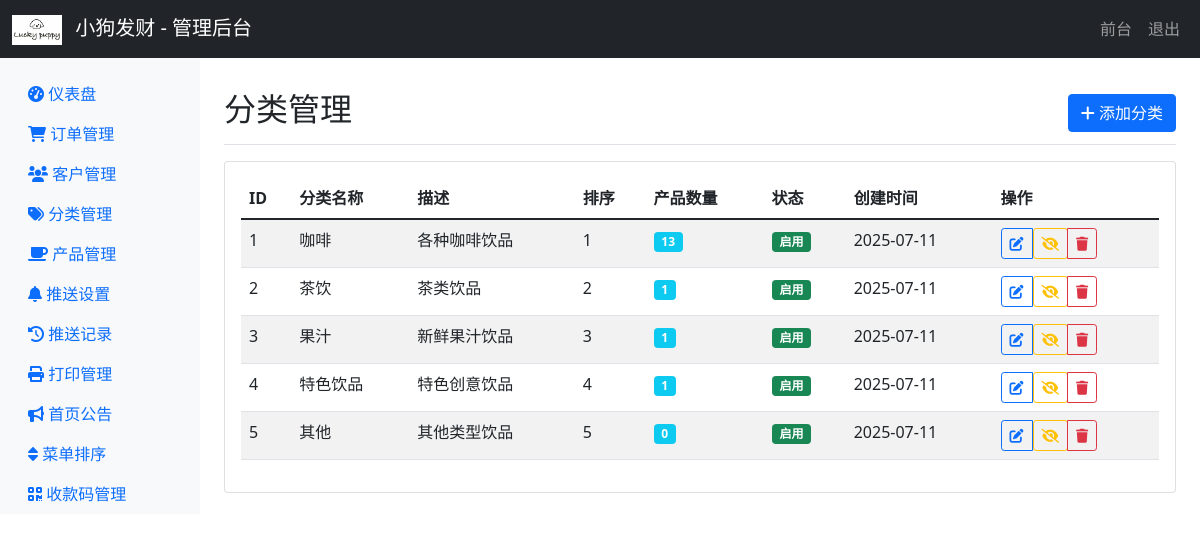
/admin/categories (signed in), run on the app's committed database.
### app/models.py (models this page shows, shortened)
class MenuConfig(db.Model):
    id = db.Column(db.Integer, primary_key=True)
    menu_key = db.Column(db.String(50), unique=True, nullable=False)  # 菜单唯一标识
    menu_name = db.Column(db.String(100), nullable=False)  # 菜单显示名称
    menu_icon = db.Column(db.String(50), nullable=False)  # 菜单图标
    menu_url = db.Column(db.String(200), nullable=True)  # 菜单链接
    parent_key = db.Column(db.String(50), nullable=True)  # 父菜单标识
    sort_order = db.Column(db.Integer, default=0)  # 排序顺序
    is_active = db.Column(db.Boolean, default=True)  # 是否启用
    is_visible = db.Column(db.Boolean, default=True)  # 是否显示
    created_at = db.Column(db.DateTime, default=datetime.utcnow)
    updated_at = db.Column(db.DateTime, default=datetime.utcnow, onupdate=datetime.utcnow)

class Category(db.Model):
    id = db.Column(db.Integer, primary_key=True)
    name = db.Column(db.String(50), unique=True, nullable=False)
    description = db.Column(db.Text, nullable=True)
    sort_order = db.Column(db.Integer, default=0)  # 排序顺序
    is_active = db.Column(db.Boolean, default=True)
    created_at = db.Column(db.DateTime, default=datetime.utcnow)

### app/admin/routes.py (the view)
@bp.route('/categories')
@admin_required
def categories():
    page = request.args.get('page', 1, type=int)
    categories_pagination = Category.query.order_by(Category.sort_order, Category.created_at).paginate(
        page=page, per_page=10, error_out=False
    )
    for category in categories_pagination.items:
        category.product_count = DrinkProduct.query.filter_by(category_id=category.id).count()
    return render_template('admin/categories.html', categories=categories_pagination)

### app/__init__.py (called while the page is built)
def create_app():
    app = Flask(__name__, template_folder='../templates', static_folder='../static')
    app.config.from_object(Config)
    from app.models import db
    db.init_app(app)
    from app.main import bp as main_bp
    app.register_blueprint(main_bp)
    from app.admin import bp as admin_bp
    app.register_blueprint(admin_bp, url_prefix='/admin')
    from app.admin.print_routes import bp as print_bp
    app.register_blueprint(print_bp)
    @app.template_global()
    def get_admin_menu_items():
        from app.models import MenuConfig
        try:
            menus = MenuConfig.query.filter_by(is_active=True, is_visible=True).order_by(MenuConfig.sort_order).all()
            return menus
        except:
            return []
    return app

### app/admin/routes.py (called while the page is built)
def admin_required(f):
    @wraps(f)
    def decorated_function(*args, **kwargs):
        if not session.get('is_admin'):
            flash('请先登录管理员账户', 'error')
            return redirect(url_for('admin.login'))
        return f(*args, **kwargs)
    return decorated_function

### templates/admin/categories.html (shortened to what this page needs)
{% extends "admin/base.html" %}
{% block content %}
<div class="d-flex justify-content-between flex-wrap flex-md-nowrap align-items-center pt-3 pb-2 mb-3 border-bottom">
    <h1 class="h2">分类管理</h1>
    <div>
        <a href="{{ url_for('admin.add_category') }}" class="btn btn-primary">
            <i class="fas fa-plus"></i> 添加分类
        </a>
    </div>
</div>
<div class="card">
    <div class="card-body">
        {% if categories.items %}
            <div class="table-responsive">
                <table class="table table-striped">
                    <thead>
                        <tr>
                            <th>ID</th>
                            <th>分类名称</th>
                            <th>描述</th>
                            <th>排序</th>
                            <th>产品数量</th>
                            <th>状态</th>
                            <th>创建时间</th>
                            <th>操作</th>
                        </tr>
                    </thead>
                    <tbody>
                        {% for category in categories.items %}
                        <tr>
                            <td>{{ category.id }}</td>
                            <td>{{ category.name }}</td>
                            <td>{{ category.description[:50] + '...' if category.description and category.description|length > 50 else category.description or '无' }}</td>
                            <td>{{ category.sort_order }}</td>
                            <td>
                                <span class="badge bg-info">{{ category.product_count }}</span>
                            </td>
                            <td>
                                {% if category.is_active %}
                                    <span class="badge bg-success">启用</span>
                                {% else %}
                                    <span class="badge bg-secondary">禁用</span>
                                {% endif %}
                            </td>
                            <td>{{ category.created_at.strftime('%Y-%m-%d') }}</td>
                            <td>
                                <div class="btn-group" role="group">
                                    <a href="{{ url_for('admin.edit_category', category_id=category.id) }}"
                                       class="btn btn-sm btn-outline-primary" title="编辑">
                                        <i class="fas fa-edit"></i>
                                    </a>
                                    <form method="POST" action="{{ url_for('admin.toggle_category_status', category_id=category.id) }}"
                                          style="display: inline;">
                                        <button type="submit" class="btn btn-sm btn-outline-warning"
                                                title="{{ '禁用' if category.is_active else '启用' }}">
                                            <i class="fas fa-{{ 'eye-slash' if category.is_active else 'eye' }}"></i>
                                        </button>
                                    </form>
                                    <button type="button" class="btn btn-sm btn-outline-danger"
                                            onclick="confirmDelete({{ category.id }}, '{{ category.name }}')" title="删除">
                                        <i class="fas fa-trash"></i>
                                    </button>
                                </div>
                            </td>
                        </tr>
                        {% endfor %}
                    </tbody>
                </table>
            </div>
        {% else %}
            <div class="text-center py-5">
                <i class="fas fa-tags fa-4x text-muted mb-3"></i>
                <h4 class="text-muted">暂无分类</h4>
                <p class="text-muted">还没有添加任何分类</p>
            </div>
        {% endif %}
    </div>
</div>
{% endblock %}

### templates/admin/base.html (shortened to what this page needs)
<!DOCTYPE html>
<html lang="zh-CN">
<head>
    <link href="https://cdn.jsdelivr.net/npm/bootstrap@5.1.3/dist/css/bootstrap.min.css" rel="stylesheet">
    <link href="https://cdnjs.cloudflare.com/ajax/libs/font-awesome/6.0.0/css/all.min.css" rel="stylesheet">
</head>
<body>
    <nav class="navbar navbar-expand-lg navbar-dark bg-dark">
        <div class="container-fluid">
            <a class="navbar-brand" href="{{ url_for('admin.dashboard') }}">
                <img src="{{ url_for('static', filename='logo/logo.png') }}" alt="小狗发财" height="30" class="me-2">
                小狗发财 - 管理后台
            </a>
            <div class="navbar-nav ms-auto">
                <a class="nav-link" href="{{ url_for('main.index') }}">前台</a>
                <a class="nav-link" href="{{ url_for('admin.logout') }}">退出</a>
            </div>
        </div>
    </nav>
    <div class="container-fluid">
        <div class="row">
            <nav class="col-md-2 d-md-block bg-light sidebar">
                <div class="position-sticky pt-3">
                    <ul class="nav flex-column">
                        {% set menu_items = get_admin_menu_items() %}
                        {% for menu in menu_items %}
                        <li class="nav-item">
                            <a class="nav-link" href="{{ url_for(menu.menu_url) if menu.menu_url else '#' }}">
                                <i class="{{ menu.menu_icon }}"></i> {{ menu.menu_name }}
                            </a>
                        </li>
                        {% endfor %}
                    </ul>
                </div>
            </nav>
            <main class="col-md-10 ms-sm-auto px-md-4">
                <div class="pt-3">
                    {% block content %}{% endblock %}
                </div>
            </main>
        </div>
    </div>
</body>
</html>

### data on the page
MenuConfig: menu_name "仪表盘"
MenuConfig: menu_name "订单管理"
MenuConfig: menu_name "客户管理"
MenuConfig: menu_name "分类管理"
MenuConfig: menu_name "产品管理"
MenuConfig: menu_name "推送设置"
MenuConfig: menu_name "推送记录"
MenuConfig: menu_name "打印管理"
MenuConfig: menu_name "首页公告"
MenuConfig: menu_name "菜单排序"
MenuConfig: menu_name "收款码管理"
Category: id "1", name "咖啡", description "各种咖啡饮品", sort_order "1", product_count "13", is_active "启用", created_at "2025-07-11"
Category: id "2", name "茶饮", description "茶类饮品", sort_order "2", product_count "1", shows "启用", created_at "2025-07-11"
Category: id "3", name "果汁", description "新鲜果汁饮品", sort_order "3", product_count "1", shows "启用", created_at "2025-07-11"
Category: id "4", name "特色饮品", description "特色创意饮品", sort_order "4", product_count "1", shows "启用", created_at "2025-07-11"
Category: id "5", name "其他", description "其他类型饮品", sort_order "5", product_count "0", is_active "启用", created_at "2025-07-11"
